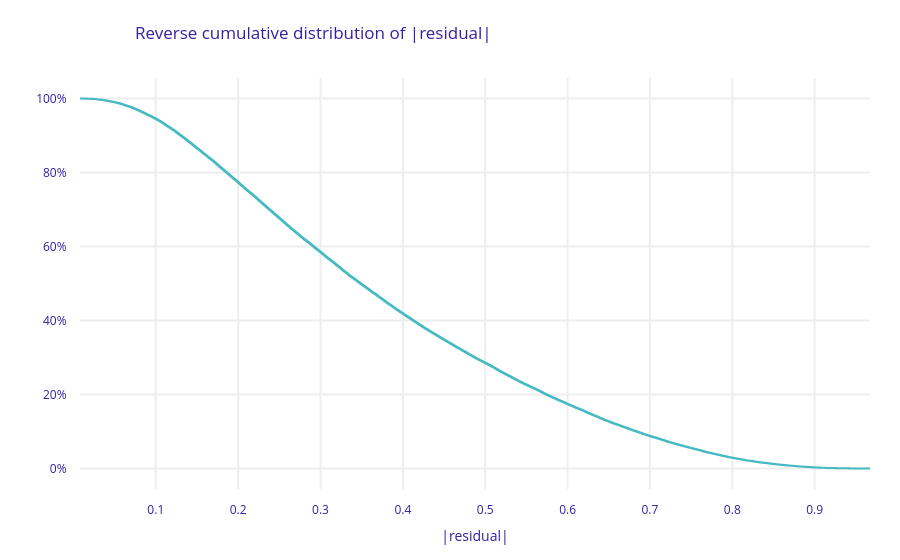

The notebook cell this image was saved under:
### Code cell
# DALEX model performance

dalex_model_performance = dalex_explainer.model_performance(
    model_type="classification",
    cutoff=decision_threshold,
)

print("DALEX model performance:")
display(dalex_model_performance.result)

# Plot DALEX performance diagnostics
try:
    fig = dalex_model_performance.plot(show=False)
    fig.show()
except TypeError:
    dalex_model_performance.plot()

### Figure 1 — Plotly figure (JSON) as saved in the notebook; plotly's stock layout.template omitted (floating-point values rounded to 4 significant figures; data arrays with more than 128 entries replaced by an {"elided": "..."} marker saying what was removed)
{"data": [{"line": {"shape": "hv"}, "marker": {"color": "#46bac2"}, "name": "Final LightGBM model", "type": "scatter", "x": {"elided": "60000 float values"}, "y": {"elided": "60000 float values"}}], "layout": {"font": {"color": "#371ea3"}, "margin": {"b": 71, "r": 30, "t": 78}, "title": {"text": "Reverse cumulative distribution of |residual|", "x": 0.15}, "xaxis": {"automargin": true, "fixedrange": true, "gridwidth": 2, "tickcolor": "white", "ticklen": 10, "ticks": "outside", "title": {"text": "|residual|"}, "type": "linear", "zeroline": false}, "yaxis": {"automargin": true, "fixedrange": true, "gridwidth": 2, "tickcolor": "white", "tickformat": ",.0%", "ticklen": 10, "ticks": "outside", "type": "linear", "zeroline": false}}}
